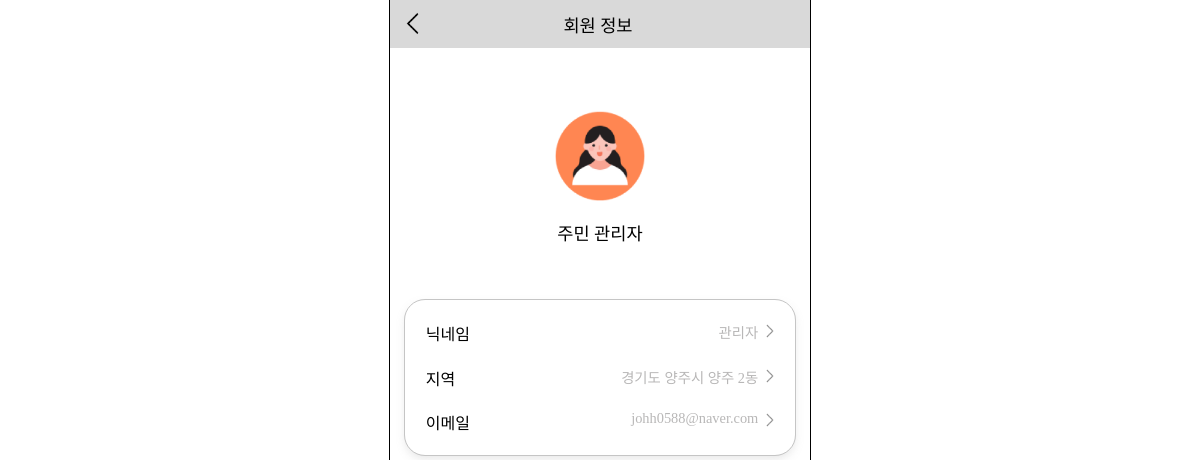
The page /accounts/my-profile/ (signed in) on the database as committed earlier.
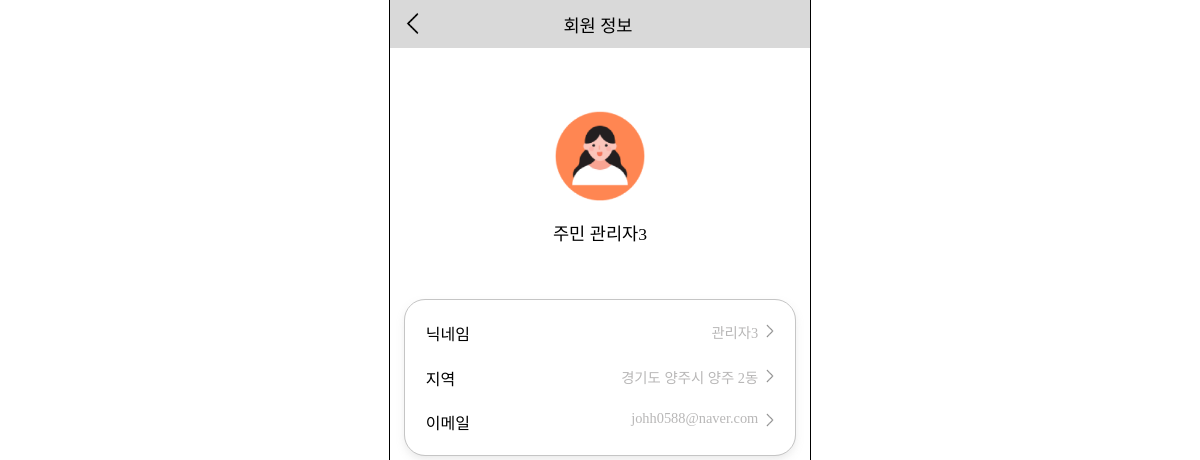
The same page on the database as committed later.
### accounts/models.py (models this page shows, shortened)
class Member(AbstractBaseUser):
    user_id = models.CharField(primary_key=True, max_length=15, null=False, blank=False, unique=True)
    email = models.EmailField(max_length=100, null=False, blank=False, unique=True)
    nickname = models.CharField(null=False, max_length=8, blank=False)
    region_sido = models.CharField(null=False, max_length=30, blank=False)
    region_sigungu = models.CharField(null=False, max_length=30, blank=False)
    region_dong = models.CharField(null=False, max_length=30, blank=False)
    member_type = models.ForeignKey(MemberType, on_delete=models.CASCADE, null=False, blank=False)
    is_active = models.BooleanField(default=True)
    is_admin = models.BooleanField(default=False)
    objects = UserManager()
    USERNAME_FIELD = 'user_id'
    REQUIRED_FIELDS = ['email', 'nickname', 'region_sido', 'region_sigungu', 'region_dong', 'member_type']
    def __str__(self):
        return self.user_id

### accounts/views.py (the view)
# urls.py: path('my-profile/', views.my_profile, name='my_profile'),
def my_profile(request):
    member = Member.objects.get(user_id=request.user)
    member_type = member.member_type.type_name
    context = {
        'member': member,
        'member_type': member_type,
    }
    return render(request, 'accounts/my_profile.html', context)

### templates/accounts/my_profile.html (shortened to what this page needs)
<!DOCTYPE html>
{% load static %}
<html lang="ko">
<head>
    <link rel="stylesheet" href="{% static 'css/my_profile.css' %}">
    <link rel="stylesheet" href="{% static 'css/menubar.css' %}">
    <link rel="stylesheet" as="style" crossorigin href="https://cdn.jsdelivr.net/gh/ungveloper/web-fonts/SCoreDream/font-face.css" />
    <link rel="stylesheet" as="style" crossorigin href="https://cdn.jsdelivr.net/gh/ungveloper/web-fonts/SCoreDream/font-family.css" />
</head>
<body>
    <div class="container-content">
        <div class="contents">
            <div class="top-block">
                <div>
                    <a href="{% url 'accounts:mypage' %}"><img src="{% static 'image/back.png' %}" alt=""></a>
                </div>
                <div class="title">회원 정보</div>
            </div>
            <div class="profile-block">
                <div>
                    {% if member_type == '주민' %}
                        <img src="{% static 'image/people_profile.png' %}" alt="">
                    {% else %}
                        <img src="{% static 'image/petrol_profile.png' %}" alt="">
                    {% endif %}
                </div>
                <div class="nickname">{{ member_type }} <span class="text-strong">{{ member.nickname }}</span></div>
            </div>
            <div class="user-info-block">
                <div class="nickname-block">
                    <div>닉네임</div>
                    <div>
                        <a href="{% url 'accounts:nickname_change' %}">
                            <div class="link-block">
                                <div class="user-name">{{ member.nickname }}</div>
                                <div class="arrow-img">
                                    <img src="{% static 'image/back.png' %}" alt="">
                                </div>
                            </div>
                        </a>
                    </div>
                </div>
                <div class="nickname-block">
                    <div>지역</div>
                    <div>
                        <a href="{% url 'accounts:region_change' %}">
                            <div class="link-block">
                                <div class="user-name">{{ member.region_sido }} {{ member.region_sigungu }} {{ member.region_dong }}</div>
                                <div class="arrow-img">
                                    <img src="{% static 'image/back.png' %}" alt="">
                                </div>
                            </div>
                        </a>
                    </div>
                </div>
                <div class="nickname-block">
                    <div>이메일</div>
                    <div>
                        <a href="">
                            <div class="link-block">
                                <div class="user-name">{{ member.email }}</div>
                                <div class="arrow-img">
                                    <img src="{% static 'image/back.png' %}" alt="">
                                </div>
                            </div>
                        </a>
                    </div>
                </div>
            </div>
        </div>
    </div>
</body>
</html>

Rows that differ between the two databases and show on the page:
changed Member "경기도": nickname "관리자" → "관리자3"
